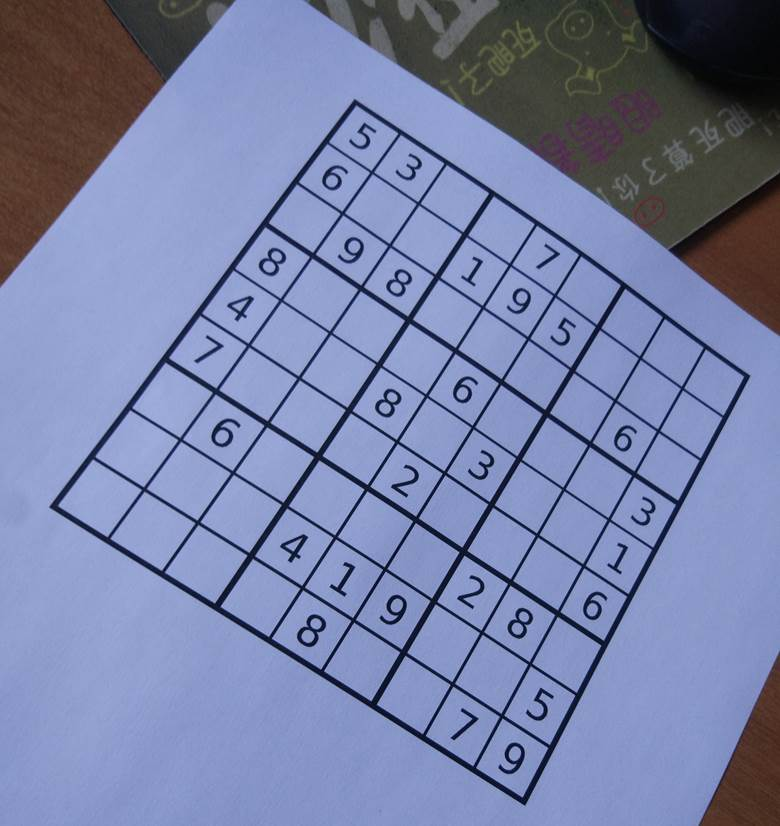
#> input picture sudoku/data/sudoku1.jpg, 780 x 826 px
$ jupyter execute sudoku_part2.ipynb
#> lines starting #> are read from the running program, lines starting #| are printed output that depends on the picture; after the words box and inside, x2 and y2 are one past the last pixel; in counts of white or black regions, pixels touching at a corner belong together
[cell 1]
import numpy as np
import cv2
import matplotlib.pyplot as plt
from mpl_toolkits.axes_grid1 import ImageGrid

[cell 2]
SudokuImgPath = './data/sudoku1.jpg'
img = cv2.imread(SudokuImgPath)
#> img is the input picture: shape (826, 780, 3); mean B, G, R 166, 128.1, 119
img = cv2.cvtColor(img, cv2.COLOR_BGR2GRAY)
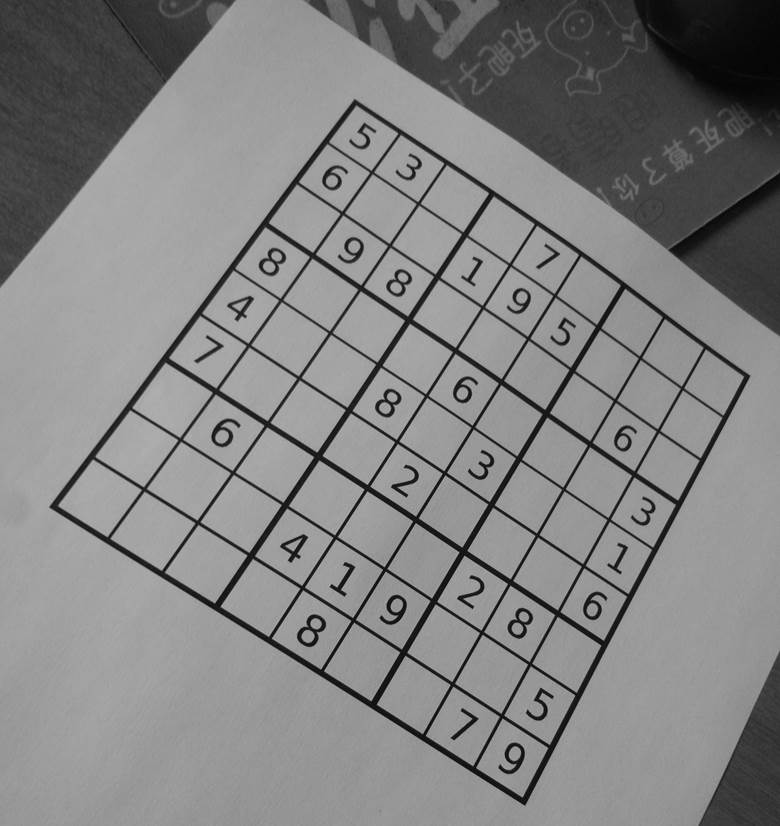
#> img: shape (826, 780); min 1, max 189, mean 129.6

def sudoku_part1(img):
    '''Integrated from Part 1.'''
    # Denoise.
    denoisedImg = cv2.medianBlur(img, 5)
    # Threashold.
    threshedImg = cv2.adaptiveThreshold(denoisedImg, 255, cv2.ADAPTIVE_THRESH_GAUSSIAN_C, cv2.THRESH_BINARY, 11, 0)
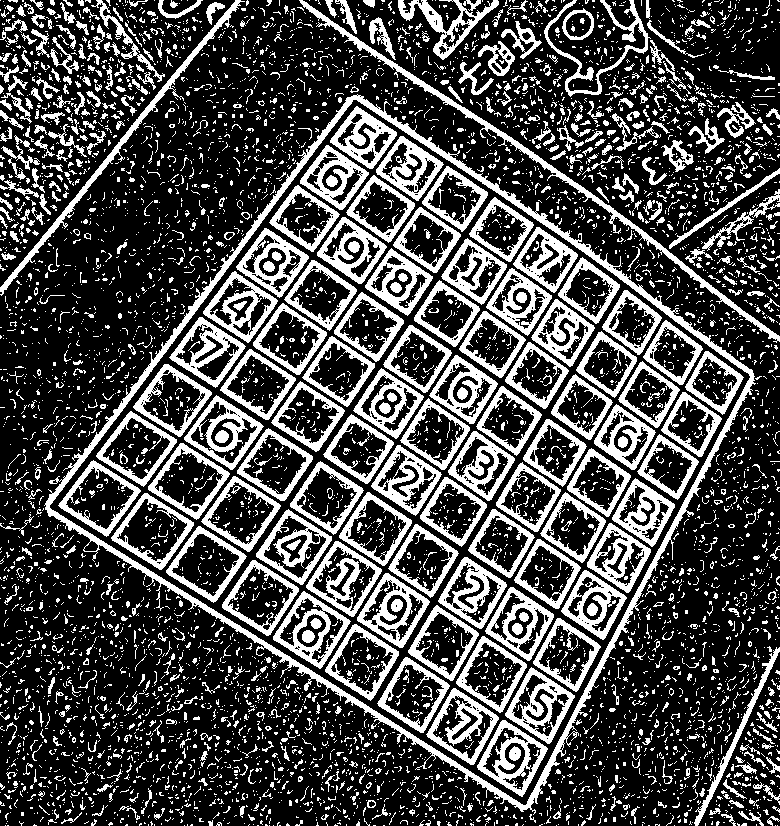
#> threshedImg: shape (826, 780); 28.8% white; 6355 white regions (5592 under 20 px), largest, box (x1, y1, x2, y2) and area: (44, 94, 756, 815) 12945, (299, 0, 780, 343) 3413, (0, 0, 245, 296) 2227
    threshedImg = cv2.medianBlur(threshedImg, 7)
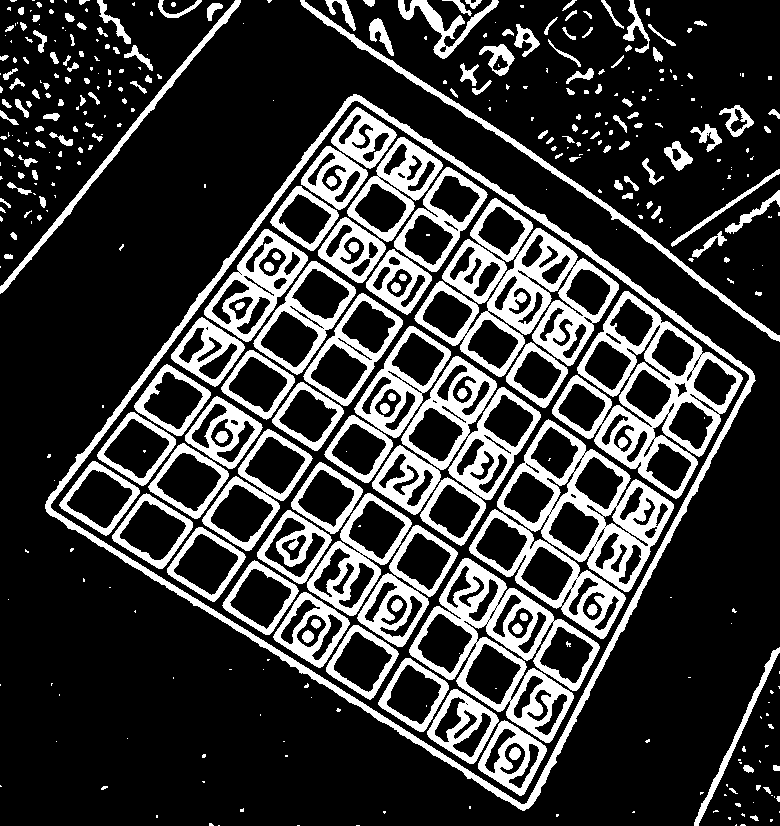
#> threshedImg: shape (826, 780); 22.6% white; 413 white regions (210 under 20 px)
    # Find contour.
    contours, _ = cv2.findContours(threshedImg, cv2.RETR_EXTERNAL, cv2.CHAIN_APPROX_SIMPLE)
#> contours = 338 contours, 234 with area under 20; largest, box (x1, y1, x2, y2) and area: (45, 94, 756, 811) 271422, (300, 0, 780, 342) 2858, (0, 0, 241, 294) 1850, (398, 0, 499, 59) 1282, (694, 647, 780, 826) 912
    contours = sorted(contours, key=lambda x: cv2.contourArea(x))[::-1]
    puzzleContour = contours[0]
#> puzzleContour = contour of 1120 points, box (x1, y1, x2, y2) (45, 94, 756, 811), area 271422
    # Find corners.
    perimeterContour = cv2.arcLength(puzzleContour, True)
#> perimeterContour = 2243.3
    for i in range(0, 100):
        corners = cv2.approxPolyDP(puzzleContour, i / 100.0 * perimeterContour, True)
        if len(corners) == 4:
            break
#> this loop made 2 passes
#> corners on pass 2: [[353, 94], [45, 508], [524, 810], [754, 375]]
    corners = np.array(corners).squeeze()
    # Get corners mapping.
    edgeLengths = [cv2.arcLength(np.array([corners[i], corners[j]]), False) for (i, j) in [(0, 1), (1, 2), (2, 3), (3, 1)]]
#> edgeLengths = [516, 566.3, 492.1, 721.4]
    height = width = int(max(edgeLengths))
#> height = 721; width = 721
    deskewedPoints = [(0, 0), (width - 1, 0), (width - 1, height - 1), (0, height - 1)] # Anti-clockwise.
#> deskewedPoints = [(0, 0), (720, 0), (720, 720), (0, 720)]
    deskewedPoints = np.array(deskewedPoints)
#> deskewedPoints = [[0, 0], [720, 0], [720, 720], [0, 720]]
    def getSkewedPoints(corners):
        '''Anti-clockwise.'''
        sum_ = corners.sum(axis=1)
#> sum_ = [447, 553, 1334, 1129]
        diff = -np.diff(corners, axis=1)
#> diff = [259, -463, -286, 379]
        br = corners[np.argmax(sum_)]
#> br = [524, 810]
        tl = corners[np.argmin(sum_)]
#> tl = [353, 94]
        bl = corners[np.argmin(diff)]
#> bl = [45, 508]
        tr = corners[np.argmax(diff)]
#> tr = [754, 375]

        return np.array([tl, tr, br, bl])

    skewedPoints = getSkewedPoints(corners)
#> skewedPoints = [[353, 94], [754, 375], [524, 810], [45, 508]]
    # Deskew.
    transform = cv2.getPerspectiveTransform(skewedPoints.astype(np.float32), deskewedPoints.astype(np.float32))
#> transform = [[1.05, 0.781, -444.2], [-0.869, 1.24, 190.1], [-0.000239, 0.000187, 1]]
    deskewedImg = cv2.warpPerspective(denoisedImg, transform, (width, height))

    return deskewedImg

[cell 3]
deskewedImg = sudoku_part1(img)

plt.figure()
plt.imshow(deskewedImg, cmap='gray'); plt.title('Deskewed Image'); plt.axis('off')
plt.show()

[cell 4]
threshedImg = cv2.adaptiveThreshold(deskewedImg, 255, cv2.ADAPTIVE_THRESH_GAUSSIAN_C, cv2.THRESH_BINARY, 11, 0)
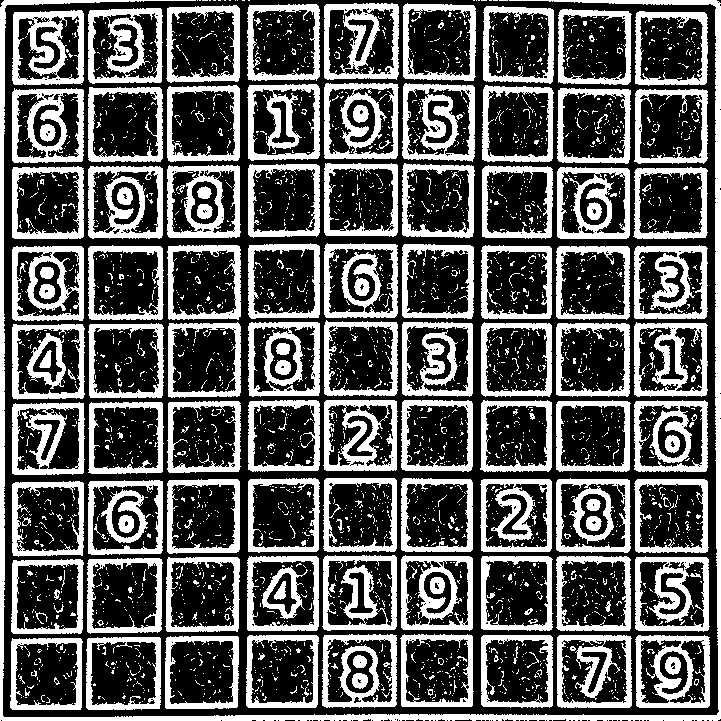
#> threshedImg: shape (721, 721); 35.9% white; 3405 white regions (3222 under 20 px), largest, box (x1, y1, x2, y2) and area: (0, 0, 721, 721) 11935, (12, 10, 84, 85) 2822, (402, 83, 475, 162) 2759
plt.figure()
plt.imshow(threshedImg, cmap='gray'); plt.title('Threshed Image'); plt.axis('off')
plt.show()

[cell 5]
def getSeedPoint(img, th=0.9):
#> called with th = 0.9
    h, w = img.shape
#> h = 721; w = 721
    r = None
    for i in range(h):
        r = h - i - 1
        if np.sum(img[r, :]) <= (1.0 - th) * w * 255:
            break
    for c in range(w):
        if img[r, c] == 0:
            return c, r
    return None, None

SeedPoint = getSeedPoint(threshedImg)
#> SeedPoint = (3, 713)
SeedPoint
#> Out = (3, 713)

[cell 6]
h, w = threshedImg.shape
#> h = 721; w = 721
gridImg = cv2.cvtColor(threshedImg, cv2.COLOR_GRAY2BGR)
gridMask = np.zeros((h + 2, w + 2), dtype=np.uint8)
_, gridMarkedImg, gridMask, _ = cv2.floodFill(gridImg, gridMask, SeedPoint, (255, 0, 0))
#> gridMask: shape (723, 723); values 0 (black) and 1 (white), 15.5% white; 1 white region, box (x1, y1, x2, y2) and area: (0, 0, 723, 723) 80912
gridMask = gridMask[1:-1, 1:-1]
#> gridMask: shape (721, 721); values 0 (black) and 1 (white), 15% white; 1 white region, box (x1, y1, x2, y2) and area: (3, 0, 719, 717) 78024
gridMask = cv2.dilate(gridMask, np.ones((3, 3)))
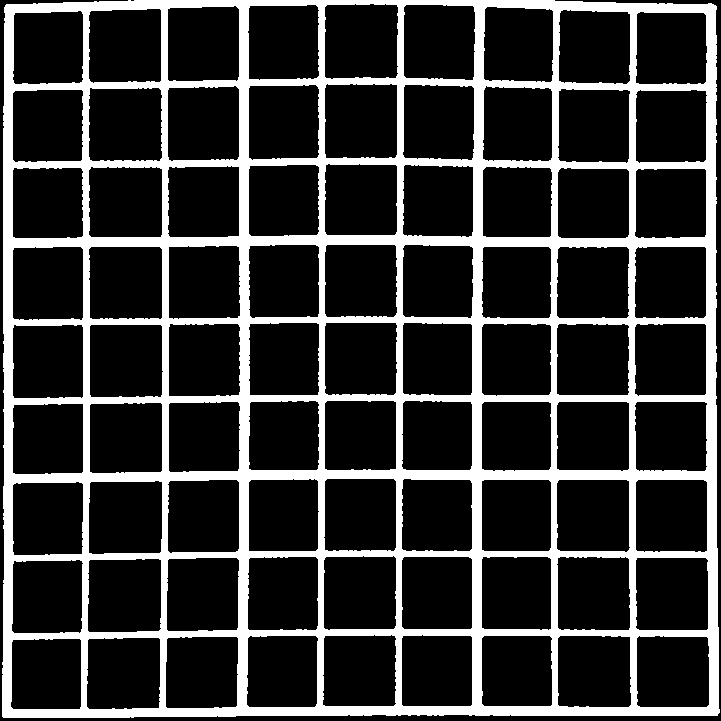
#> gridMask: shape (721, 721); values 0 (black) and 1 (white), 20.6% white; 1 white region, box (x1, y1, x2, y2) and area: (2, 0, 720, 718) 107097
plt.figure(figsize=(8, 6))
plt.subplot(121); plt.imshow(gridMarkedImg, cmap='gray'); plt.title('Grid Highlight'); plt.axis('off')
plt.subplot(122); plt.imshow(gridMask, cmap='gray'); plt.title('Extracted Grid'); plt.axis('off')
plt.show()
#> figure, not shown here; B, G, R data is drawn as R, G, B

[cell 7]
noGridImg = deskewedImg.copy()
noGridImg[gridMask != 0] = 255
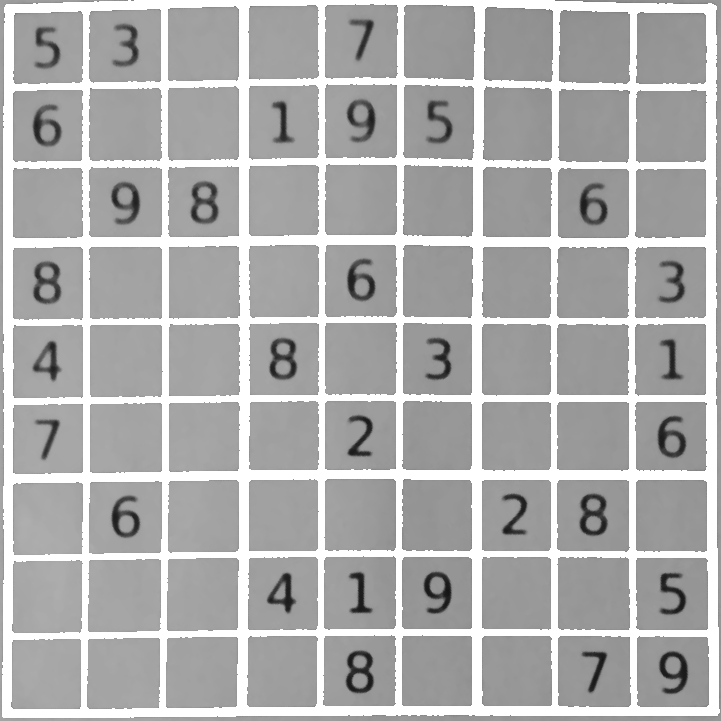
#> noGridImg: shape (721, 721); min 20, max 255, mean 173.6
plt.figure()
plt.imshow(noGridImg, cmap='gray', vmin=0, vmax=255); plt.title('No Grid Image'); plt.axis('off')
plt.show()

[cell 8]
h, w = noGridImg.shape
cellH, cellW = h // 9, w // 9
#> cellH = 80; cellW = 80
centerCropH, centerCropW = 64, 64

def cropCell(img, row, col, cellH, cellW, centerCropH, centerCropW):
    assert row < 9 and col < 9 and row >= 0 and col >= 0

    r0 = row * cellH; c0 = col * cellW
    cell = np.array(img[r0 : r0 + cellH, c0 : c0 + cellW])
    leftTopRow = (cellH - centerCropH) // 2
    leftTopCol = (cellW - centerCropW) // 2
    cell = cell[leftTopRow : leftTopRow + centerCropH, leftTopCol : leftTopCol + centerCropW]

    return cell

cellImgs = []
for r in range(9):
    for c in range(9):
        cellImgs.append(cropCell(noGridImg, r, c, cellH, cellW, centerCropH, centerCropW))
#> this loop made 9 passes
#> pass 1, in cropCell, `cell = cell[leftTopRow : leftTopRow + centerCropH, leftTopCol : leftTo..`:
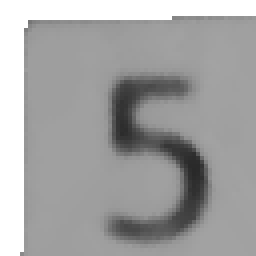
#> cell: shape (64, 64) (shown 4 times larger); min 41, max 255, mean 163.6
#> pass 1, in cropCell (call 2), `cell = cell[leftTopRow : leftTopRow + centerCropH, leftTopCol : leftTo..`:
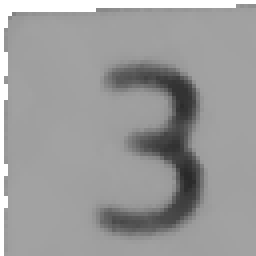
#> cell: shape (64, 64) (shown 4 times larger); min 41, max 255, mean 155
#> after the loop, cellImgs = 81 items

cellImgs = np.array(cellImgs).reshape(9, 9, centerCropH, centerCropW)
cellImgs.shape
#> Out = (9, 9, 64, 64)

[cell 9]
# see https://matplotlib.org/stable/gallery/axes_grid1/simple_axesgrid.html
fig = plt.figure(figsize=(7, 7))
plt.title('Extracted Cells'); plt.xlabel('Column'); plt.ylabel('Row'); plt.xticks([]); plt.yticks([])
grid = ImageGrid(fig, 111, nrows_ncols=(9, 9), axes_pad=0.05)

for ax, im in zip(grid, cellImgs.reshape(-1, centerCropH, centerCropW)):
    ax.imshow(im, cmap='gray', vmin=0, vmax=255); ax.axis('off')
#> this loop made 81 passes

plt.show()

[cell 10]
nonZeros = []
threshedCells = []
for r in range(9):
    for c in range(9):
        cell = np.array(cellImgs[r, c, ...])
        cell[cell > (255 // 2)] = 255
        cell = cv2.adaptiveThreshold(cell, 255, cv2.ADAPTIVE_THRESH_GAUSSIAN_C, cv2.THRESH_BINARY, 3, 0)
        threshedCells.append(cell)
        nonZeros.append(cv2.countNonZero(cell))
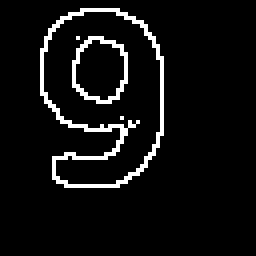
#> cell: shape (64, 64) (shown 4 times larger); 6.2% white in thin lines or dots, all inside (x1, y1, x2, y2) = (10, 2, 41, 47)
#> after the loop, nonZeros = 81 values, max 277 at index 20, min 0 at index 2, mean 85.41; threshedCells = 81 items

threshedCells = np.array(threshedCells).reshape(9, 9, centerCropH, centerCropW)
nonZeros = np.array(nonZeros).reshape(9, 9)

[cell 11]
fig = plt.figure(figsize=(7, 7))
plt.title('Threshed Extracted Cells'); plt.xlabel('Column'); plt.ylabel('Row'); plt.xticks([]); plt.yticks([])
grid = ImageGrid(fig, 111, nrows_ncols=(9, 9), axes_pad=0.05)

for ax, im in zip(grid, threshedCells.reshape(-1, centerCropH, centerCropW)):
    ax.imshow(im, cmap='gray'); ax.axis('off')

plt.show()

[cell 12]
nonZeros

[cell 13]
emptyFills = nonZeros.copy()
emptyFills[emptyFills < 125] = 0
emptyFills[emptyFills > 0] = 1
plt.figure()
plt.imshow(emptyFills, cmap='gray'); plt.title('Empty/Fill Cell Identification'); plt.xlabel('Column'); plt.ylabel('Row')
plt.show()
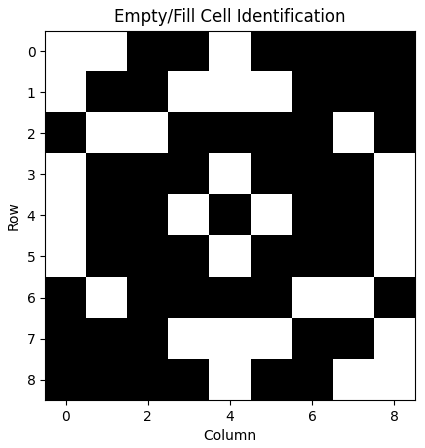
#> figure drawn by matplotlib, 1 panel
